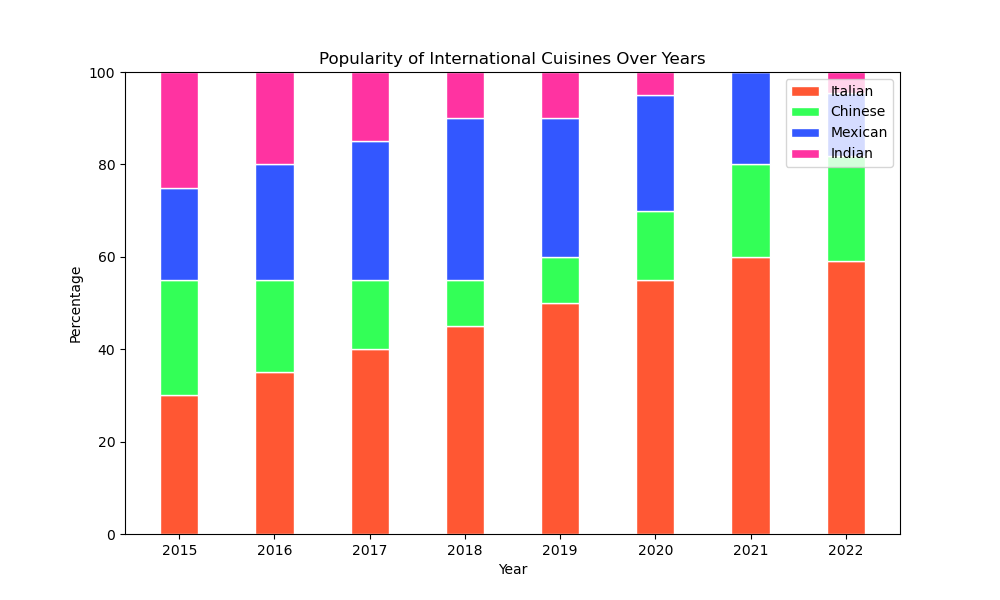

Generate this figure with Python:
import matplotlib.pyplot as plt
import numpy as np

# Data for the chart
years = ['2015', '2016', '2017', '2018', '2019', '2020', '2021', '2022']
italian = [30, 35, 40, 45, 50, 55, 60, 65]
chinese = [25, 20, 15, 10, 10, 15, 20, 25]
mexican = [20, 25, 30, 35, 30, 25, 20, 15]
indian = [25, 20, 15, 10, 10, 5, 0, 5]

# Convert to percentages
total = np.array(italian) + np.array(chinese) + np.array(mexican) + np.array(indian)
italian = np.array(italian) / total * 100
chinese = np.array(chinese) / total * 100
mexican = np.array(mexican) / total * 100
indian = np.array(indian) / total * 100

# Stacked bar chart
fig, ax = plt.subplots(figsize=(10, 6))

bar_width = 0.4
bars1 = plt.bar(years, italian, color='#FF5733', edgecolor='white', width=bar_width)
bars2 = plt.bar(years, chinese, bottom=italian, color='#33FF57', edgecolor='white', width=bar_width)
bars3 = plt.bar(years, mexican, bottom=italian+chinese, color='#3357FF', edgecolor='white', width=bar_width)
bars4 = plt.bar(years, indian, bottom=italian+chinese+mexican, color='#FF33A1', edgecolor='white', width=bar_width)

plt.ylabel('Percentage')
plt.xlabel('Year')
plt.title('Popularity of International Cuisines Over Years')
plt.legend(['Italian', 'Chinese', 'Mexican', 'Indian'], loc='upper right')

plt.show()
